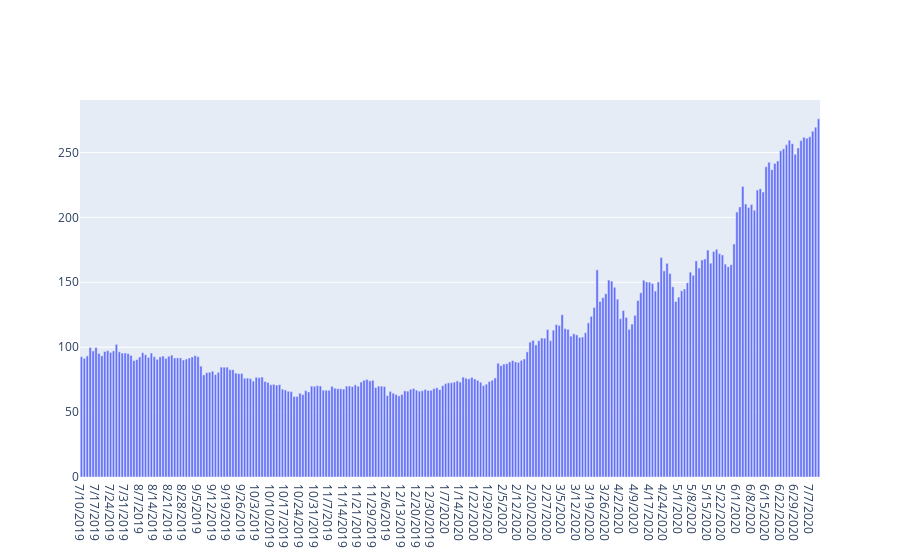

The code cell stored with this chart in its notebook:
### Code cell
#find the Zooms highest closed price by date
import plotly.graph_objects as go
import pandas as pd

zoom = pd.read_csv('Zoom.csv')

fig = go.Figure()

fig.add_trace(go.Bar(x=zoom['Date'], 
                    y=zoom['Close'],
                     name ="Close",))

fig.show()

### Figure 1 — Plotly figure (JSON) as saved in the notebook; plotly's stock layout.template omitted (floating-point values rounded to 4 significant figures; data arrays with more than 128 entries replaced by an {"elided": "..."} marker saying what was removed)
{"data": [{"name": "Close", "type": "bar", "x": {"elided": "254 str values"}, "y": {"elided": "254 float values"}}], "layout": {}}
